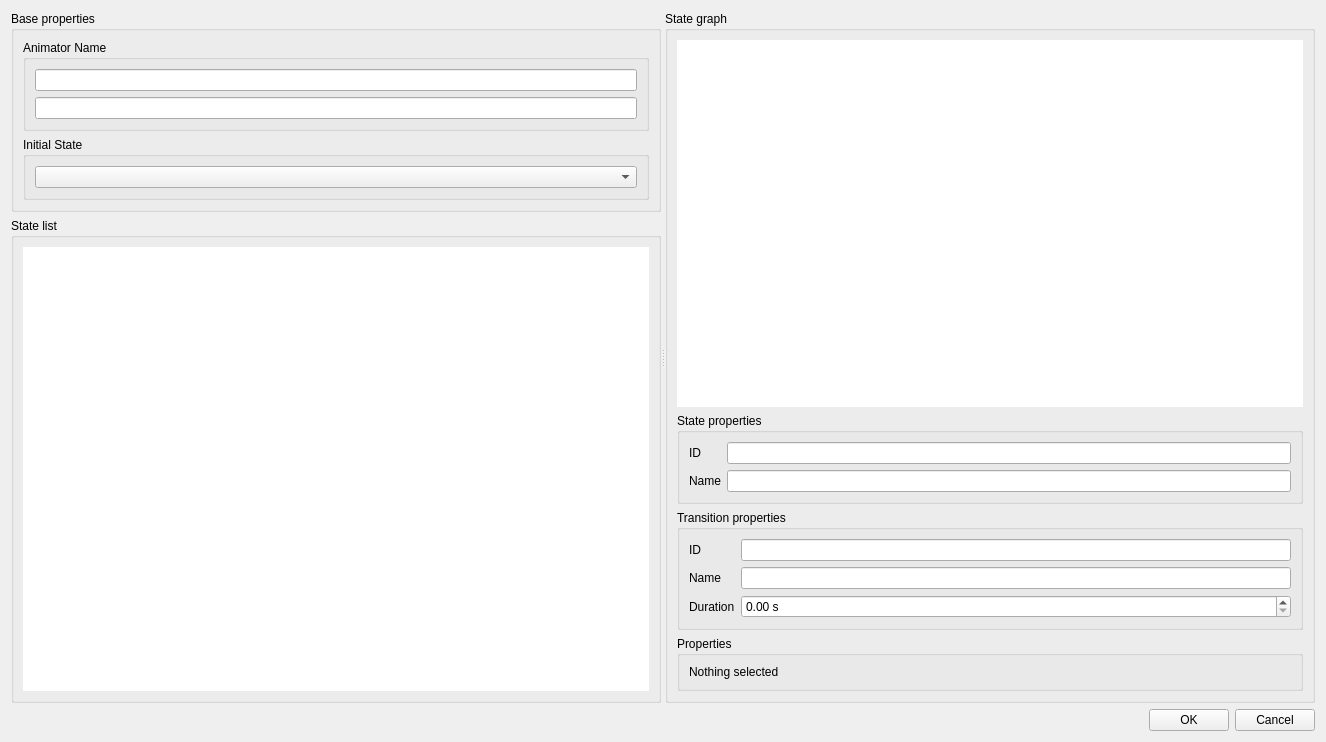
<?xml version="1.0" encoding="UTF-8"?>
<ui version="4.0">
 <class>DlgAnimator</class>
 <widget class="QWidget" name="DlgAnimator">
  <property name="geometry">
   <rect>
    <x>0</x>
    <y>0</y>
    <width>1326</width>
    <height>742</height>
   </rect>
  </property>
  <property name="windowTitle">
   <string>Animator</string>
  </property>
  <layout class="QVBoxLayout" name="verticalLayout_8">
   <item>
    <widget class="QSplitter" name="splitter">
     <property name="orientation">
      <enum>Qt::Horizontal</enum>
     </property>
     <widget class="QWidget" name="">
      <layout class="QVBoxLayout" name="verticalLayout_5">
       <item>
        <widget class="QGroupBox" name="groupBox_3">
         <property name="minimumSize">
          <size>
           <width>0</width>
           <height>0</height>
          </size>
         </property>
         <property name="title">
          <string>Base properties</string>
         </property>
         <layout class="QVBoxLayout" name="verticalLayout_4">
          <item>
           <widget class="QGroupBox" name="groupBox_4">
            <property name="title">
             <string>Animator Name</string>
            </property>
            <property name="flat">
             <bool>true</bool>
            </property>
            <layout class="QVBoxLayout" name="verticalLayout_2">
             <item>
              <widget class="QLineEdit" name="animName">
               <property name="sizePolicy">
                <sizepolicy hsizetype="Preferred" vsizetype="Fixed">
                 <horstretch>0</horstretch>
                 <verstretch>0</verstretch>
                </sizepolicy>
               </property>
              </widget>
             </item>
             <item>
              <widget class="QLineEdit" name="animID">
               <property name="sizePolicy">
                <sizepolicy hsizetype="Preferred" vsizetype="Fixed">
                 <horstretch>0</horstretch>
                 <verstretch>0</verstretch>
                </sizepolicy>
               </property>
               <property name="readOnly">
                <bool>true</bool>
               </property>
              </widget>
             </item>
            </layout>
           </widget>
          </item>
          <item>
           <widget class="QGroupBox" name="groupBox_5">
            <property name="title">
             <string>Initial State</string>
            </property>
            <property name="flat">
             <bool>true</bool>
            </property>
            <layout class="QVBoxLayout" name="verticalLayout_3">
             <item>
              <widget class="QComboBox" name="cmbInitState"/>
             </item>
            </layout>
           </widget>
          </item>
         </layout>
        </widget>
       </item>
       <item>
        <widget class="QGroupBox" name="groupBox_2">
         <property name="minimumSize">
          <size>
           <width>0</width>
           <height>0</height>
          </size>
         </property>
         <property name="title">
          <string>State list</string>
         </property>
         <layout class="QVBoxLayout" name="verticalLayout_7">
          <item>
           <widget class="QListWidget" name="stateList">
            <property name="sizePolicy">
             <sizepolicy hsizetype="Preferred" vsizetype="MinimumExpanding">
              <horstretch>0</horstretch>
              <verstretch>0</verstretch>
             </sizepolicy>
            </property>
            <property name="frameShape">
             <enum>QFrame::NoFrame</enum>
            </property>
            <property name="editTriggers">
             <set>QAbstractItemView::NoEditTriggers</set>
            </property>
            <property name="selectionBehavior">
             <enum>QAbstractItemView::SelectRows</enum>
            </property>
           </widget>
          </item>
         </layout>
        </widget>
       </item>
      </layout>
     </widget>
     <widget class="QGroupBox" name="groupBox">
      <property name="sizePolicy">
       <sizepolicy hsizetype="MinimumExpanding" vsizetype="MinimumExpanding">
        <horstretch>0</horstretch>
        <verstretch>0</verstretch>
       </sizepolicy>
      </property>
      <property name="title">
       <string>State graph</string>
      </property>
      <layout class="QVBoxLayout" name="verticalLayout">
       <item>
        <widget class="QGraphicsView" name="stateView">
         <property name="sizePolicy">
          <sizepolicy hsizetype="MinimumExpanding" vsizetype="MinimumExpanding">
           <horstretch>0</horstretch>
           <verstretch>0</verstretch>
          </sizepolicy>
         </property>
         <property name="contextMenuPolicy">
          <enum>Qt::CustomContextMenu</enum>
         </property>
         <property name="frameShape">
          <enum>QFrame::NoFrame</enum>
         </property>
         <property name="viewportUpdateMode">
          <enum>QGraphicsView::FullViewportUpdate</enum>
         </property>
        </widget>
       </item>
       <item>
        <widget class="QGroupBox" name="nodeProperties">
         <property name="title">
          <string>State properties</string>
         </property>
         <property name="flat">
          <bool>true</bool>
         </property>
         <layout class="QGridLayout" name="gridLayout">
          <item row="1" column="0">
           <widget class="QLabel" name="label">
            <property name="text">
             <string>Name</string>
            </property>
           </widget>
          </item>
          <item row="1" column="1">
           <widget class="QLineEdit" name="stateName">
            <property name="sizePolicy">
             <sizepolicy hsizetype="Preferred" vsizetype="Fixed">
              <horstretch>0</horstretch>
              <verstretch>0</verstretch>
             </sizepolicy>
            </property>
           </widget>
          </item>
          <item row="0" column="0">
           <widget class="QLabel" name="label_2">
            <property name="sizePolicy">
             <sizepolicy hsizetype="Maximum" vsizetype="Preferred">
              <horstretch>0</horstretch>
              <verstretch>0</verstretch>
             </sizepolicy>
            </property>
            <property name="text">
             <string>ID</string>
            </property>
           </widget>
          </item>
          <item row="0" column="1">
           <widget class="QLineEdit" name="stateID">
            <property name="sizePolicy">
             <sizepolicy hsizetype="Preferred" vsizetype="Fixed">
              <horstretch>0</horstretch>
              <verstretch>0</verstretch>
             </sizepolicy>
            </property>
            <property name="readOnly">
             <bool>true</bool>
            </property>
           </widget>
          </item>
         </layout>
        </widget>
       </item>
       <item>
        <widget class="QGroupBox" name="linkProperties">
         <property name="title">
          <string>Transition properties</string>
         </property>
         <property name="flat">
          <bool>true</bool>
         </property>
         <layout class="QGridLayout" name="gridLayout_2">
          <item row="1" column="1">
           <widget class="QLineEdit" name="linkName">
            <property name="sizePolicy">
             <sizepolicy hsizetype="Preferred" vsizetype="Fixed">
              <horstretch>0</horstretch>
              <verstretch>0</verstretch>
             </sizepolicy>
            </property>
           </widget>
          </item>
          <item row="0" column="0">
           <widget class="QLabel" name="label_3">
            <property name="sizePolicy">
             <sizepolicy hsizetype="Maximum" vsizetype="Preferred">
              <horstretch>0</horstretch>
              <verstretch>0</verstretch>
             </sizepolicy>
            </property>
            <property name="text">
             <string>ID</string>
            </property>
           </widget>
          </item>
          <item row="1" column="0">
           <widget class="QLabel" name="label_4">
            <property name="text">
             <string>Name</string>
            </property>
           </widget>
          </item>
          <item row="0" column="1">
           <widget class="QLineEdit" name="linkID">
            <property name="sizePolicy">
             <sizepolicy hsizetype="Preferred" vsizetype="Fixed">
              <horstretch>0</horstretch>
              <verstretch>0</verstretch>
             </sizepolicy>
            </property>
            <property name="readOnly">
             <bool>true</bool>
            </property>
           </widget>
          </item>
          <item row="2" column="1">
           <widget class="QDoubleSpinBox" name="linkDuration">
            <property name="suffix">
             <string> s</string>
            </property>
           </widget>
          </item>
          <item row="2" column="0">
           <widget class="QLabel" name="label_8">
            <property name="text">
             <string>Duration</string>
            </property>
           </widget>
          </item>
         </layout>
        </widget>
       </item>
       <item>
        <widget class="QGroupBox" name="propertyHelp">
         <property name="title">
          <string>Properties</string>
         </property>
         <property name="flat">
          <bool>true</bool>
         </property>
         <layout class="QVBoxLayout" name="verticalLayout_6">
          <item>
           <widget class="QLabel" name="label_9">
            <property name="text">
             <string>Nothing selected</string>
            </property>
           </widget>
          </item>
         </layout>
        </widget>
       </item>
      </layout>
     </widget>
    </widget>
   </item>
   <item>
    <layout class="QHBoxLayout" name="horizontalLayout_2">
     <item>
      <spacer name="horizontalSpacer">
       <property name="orientation">
        <enum>Qt::Horizontal</enum>
       </property>
       <property name="sizeHint" stdset="0">
        <size>
         <width>40</width>
         <height>20</height>
        </size>
       </property>
      </spacer>
     </item>
     <item>
      <widget class="QPushButton" name="btnAccept">
       <property name="text">
        <string>OK</string>
       </property>
       <property name="autoDefault">
        <bool>false</bool>
       </property>
      </widget>
     </item>
     <item>
      <widget class="QPushButton" name="btnCancel">
       <property name="text">
        <string>Cancel</string>
       </property>
       <property name="autoDefault">
        <bool>false</bool>
       </property>
       <property name="flat">
        <bool>false</bool>
       </property>
      </widget>
     </item>
    </layout>
   </item>
  </layout>
  <action name="actionStateNew">
   <property name="icon">
    <iconset resource="../resource/resource.qrc">
     <normaloff>:/16x16_ico_png/add.png</normaloff>:/16x16_ico_png/add.png</iconset>
   </property>
   <property name="text">
    <string>New State</string>
   </property>
   <property name="toolTip">
    <string>Create new state</string>
   </property>
  </action>
  <action name="actionStateDel">
   <property name="icon">
    <iconset resource="../resource/resource.qrc">
     <normaloff>:/16x16_ico_png/delete.png</normaloff>:/16x16_ico_png/delete.png</iconset>
   </property>
   <property name="text">
    <string>Delete State</string>
   </property>
   <property name="toolTip">
    <string>Delete selected state</string>
   </property>
  </action>
  <action name="actionLinkDel">
   <property name="icon">
    <iconset resource="../resource/resource.qrc">
     <normaloff>:/16x16_ico_png/delete.png</normaloff>:/16x16_ico_png/delete.png</iconset>
   </property>
   <property name="text">
    <string>Delete Transition</string>
   </property>
   <property name="toolTip">
    <string>Delete transition between states</string>
   </property>
  </action>
 </widget>
 <tabstops>
  <tabstop>animName</tabstop>
  <tabstop>animID</tabstop>
  <tabstop>cmbInitState</tabstop>
  <tabstop>stateList</tabstop>
  <tabstop>stateID</tabstop>
  <tabstop>stateName</tabstop>
  <tabstop>linkID</tabstop>
  <tabstop>linkName</tabstop>
  <tabstop>linkDuration</tabstop>
  <tabstop>stateView</tabstop>
  <tabstop>btnAccept</tabstop>
  <tabstop>btnCancel</tabstop>
 </tabstops>
 <resources>
  <include location="../resource/resource.qrc"/>
 </resources>
 <connections/>
</ui>
